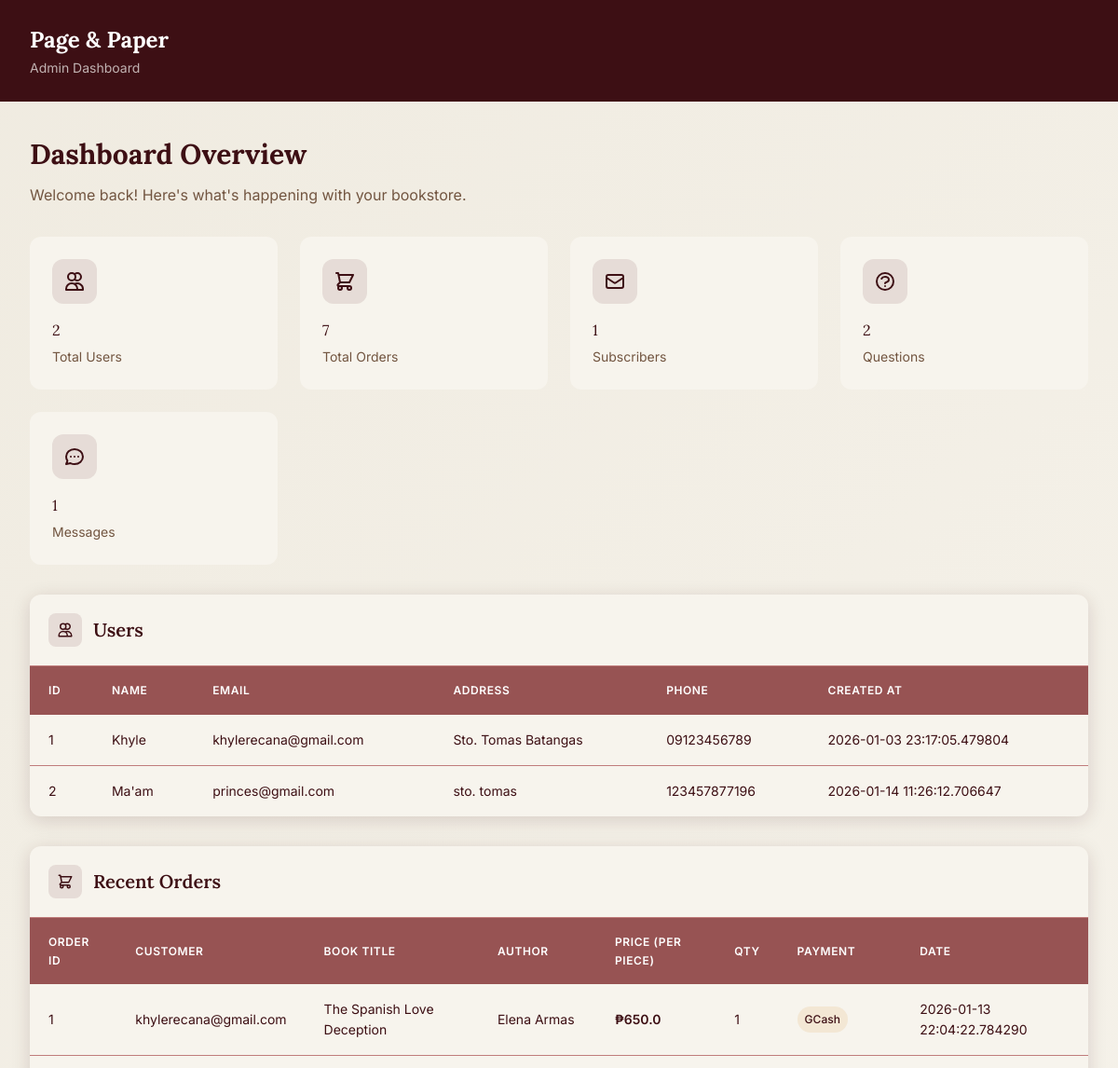
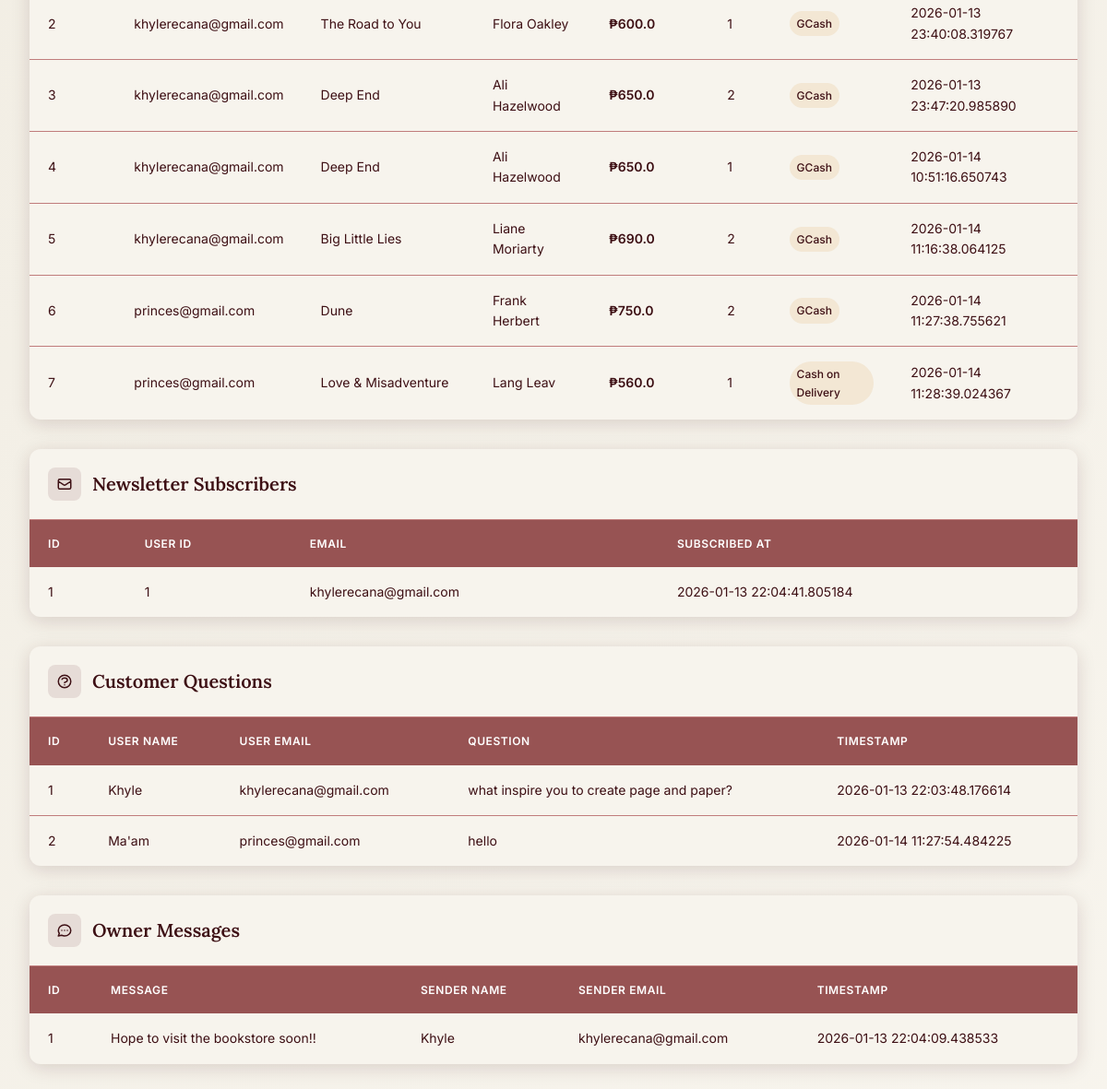
The page /admin on the database its author committed (2 pictures, top to bottom).
### tables this page shows
CREATE TABLE users (
            id INTEGER PRIMARY KEY AUTOINCREMENT,
            name TEXT NOT NULL,
            email TEXT UNIQUE NOT NULL,
            password TEXT NOT NULL,
            profile_image TEXT,
            address TEXT,
            phone TEXT,
            preferences TEXT,  -- JSON string
            genres TEXT,       -- JSON string
            created_at TEXT NOT NULL
        );

CREATE TABLE orders (
            order_id INTEGER PRIMARY KEY AUTOINCREMENT,
            user_id INTEGER NOT NULL,
            user_email TEXT NOT NULL,
            title TEXT NOT NULL,
            author TEXT NOT NULL,
            price REAL NOT NULL,
            quantity INTEGER NOT NULL,
            payment TEXT NOT NULL,
            image TEXT,
            timestamp TEXT NOT NULL,
            FOREIGN KEY (user_id) REFERENCES users (id)
        );

CREATE TABLE subscribers (
            id INTEGER PRIMARY KEY AUTOINCREMENT,
            email TEXT UNIQUE NOT NULL,
            subscribed_at TEXT NOT NULL
        );

CREATE TABLE questions (
            id INTEGER PRIMARY KEY AUTOINCREMENT,
            question TEXT NOT NULL,
            timestamp TEXT NOT NULL
        , user_id INTEGER);

CREATE TABLE messages (
            id INTEGER PRIMARY KEY AUTOINCREMENT,
            message TEXT NOT NULL,
            sender_name TEXT,
            sender_email TEXT,
            timestamp TEXT NOT NULL
        );

### app.py (the view)
@app.route('/admin')
def admin():
    conn = get_db_connection()
    users = conn.execute('SELECT * FROM users').fetchall()
    orders = conn.execute('SELECT * FROM orders').fetchall()
    subscribers = conn.execute('SELECT * FROM subscribers').fetchall()
    questions = conn.execute('SELECT * FROM questions').fetchall()
    messages = conn.execute('SELECT * FROM messages').fetchall()
    conn.close()
    email_to_id = {user['email']: user['id'] for user in users}
    user_id_to_info = {user['id']: {'name': user['name'], 'email': user['email']} for user in users}
    subscribers_list = []
    for sub in subscribers:
        sub_dict = dict(sub)
        sub_dict['user_id'] = email_to_id.get(sub['email'], 'N/A')
        subscribers_list.append(sub_dict)
    questions_list = []
    for q in questions:
        q_dict = dict(q)
        user_info = user_id_to_info.get(q_dict['user_id'])
        if user_info:
            q_dict['user_name'] = user_info['name']
            q_dict['user_email'] = user_info['email']
        else:
            q_dict['user_name'] = 'Unknown'
            q_dict['user_email'] = 'N/A'
        questions_list.append(q_dict)
    return render_template('admin.html',
                         users=[dict(row) for row in users],
                         orders=[dict(row) for row in orders],
                         subscribers=subscribers_list,
                         questions=questions_list,
                         messages=[dict(row) for row in messages])

### templates/admin.html (shortened to what this page needs)
<!DOCTYPE html>
<html lang="en">
<head>
</head>
<body>
    <header class="header">
        <div class="header-content">
            <div>
                <h1 class="header-title">Page & Paper</h1>
                <p class="header-subtitle">Admin Dashboard</p>
            </div>
        </div>
    </header>
    <div class="container">
        <h1 class="page-title animate-in">Dashboard Overview</h1>
        <p class="page-subtitle animate-in delay-1">Welcome back! Here's what's happening with your bookstore.</p>
        <div class="stats">
            <div class="stat-card animate-in delay-1">
                <div class="stat-header">
                    <div class="stat-icon">
                        <svg xmlns="http://www.w3.org/2000/svg" fill="none" viewBox="0 0 24 24" stroke="currentColor" stroke-width="2">
                            <path stroke-linecap="round" stroke-linejoin="round" d="M12 4.354a4 4 0 110 5.292M15 21H3v-1a6 6 0 0112 0v1zm0 0h6v-1a6 6 0 00-9-5.197M13 7a4 4 0 11-8 0 4 4 0 018 0z" />
                        </svg>
                    </div>
                </div>
                <div class="stat-value">{{ users|length }}</div>
                <div class="stat-label">Total Users</div>
            </div>
            <div class="stat-card animate-in delay-2">
                <div class="stat-header">
                    <div class="stat-icon">
                    </div>
                </div>
                <div class="stat-value">{{ orders|length }}</div>
                <div class="stat-label">Total Orders</div>
            </div>
            <div class="stat-card animate-in delay-3">
                <div class="stat-header">
                    <div class="stat-icon">
                        <svg xmlns="http://www.w3.org/2000/svg" fill="none" viewBox="0 0 24 24" stroke="currentColor" stroke-width="2">
                            <path stroke-linecap="round" stroke-linejoin="round" d="M3 8l7.89 5.26a2 2 0 002.22 0L21 8M5 19h14a2 2 0 002-2V7a2 2 0 00-2-2H5a2 2 0 00-2 2v10a2 2 0 002 2z" />
                        </svg>
                    </div>
                </div>
                <div class="stat-value">{{ subscribers|length }}</div>
                <div class="stat-label">Subscribers</div>
            </div>
            <div class="stat-card animate-in delay-4">
                <div class="stat-header">
                    <div class="stat-icon">
                    </div>
                </div>
                <div class="stat-value">{{ questions|length }}</div>
                <div class="stat-label">Questions</div>
            </div>
            <div class="stat-card animate-in delay-5">
                <div class="stat-header">
                    <div class="stat-icon">
                    </div>
                </div>
                <div class="stat-value">{{ messages|length }}</div>
                <div class="stat-label">Messages</div>
            </div>
        </div>
        <div class="section animate-in delay-5">
            <div class="section-header">
                <div class="section-title-wrapper">
                    <div class="section-icon">
                        <svg xmlns="http://www.w3.org/2000/svg" fill="none" viewBox="0 0 24 24" stroke="currentColor" stroke-width="2">
                            <path stroke-linecap="round" stroke-linejoin="round" d="M12 4.354a4 4 0 110 5.292M15 21H3v-1a6 6 0 0112 0v1zm0 0h6v-1a6 6 0 00-9-5.197M13 7a4 4 0 11-8 0 4 4 0 018 0z" />
                        </svg>
                    </div>
                    <h2>Users</h2>
                </div>
            </div>
            <table>
                <thead>
                    <tr>
                        <th>ID</th>
                        <th>Name</th>
                        <th>Email</th>
                        <th>Address</th>
                        <th>Phone</th>
                        <th>Created At</th>
                    </tr>
                </thead>
                <tbody>
                    {% for user in users %}
                    <tr>
                        <td>{{ user.id }}</td>
                        <td>{{ user.name }}</td>
                        <td>{{ user.email }}</td>
                        <td>{{ user.address or 'N/A' }}</td>
                        <td>{{ user.phone or 'N/A' }}</td>
                        <td>{{ user.created_at }}</td>
                    </tr>
                    {% endfor %}
                </tbody>
            </table>
        </div>
        <div class="section animate-in delay-6">
            <div class="section-header">
                <div class="section-title-wrapper">
                    <div class="section-icon">
                    </div>
                    <h2>Recent Orders</h2>
                </div>
            </div>
            <table>
                <thead>
                    <tr>
                        <th>Order ID</th>
                        <th>Customer</th>
                        <th>Book Title</th>
                        <th>Author</th>
                        <th>Price (per piece)</th>
                        <th>Qty</th>
                        <th>Payment</th>
                        <th>Date</th>
                    </tr>
                </thead>
                <tbody>
                    {% for order in orders %}
                    <tr>
                        <td>{{ order.order_id }}</td>
                        <td>{{ order.user_email }}</td>
                        <td>{{ order.title }}</td>
                        <td>{{ order.author }}</td>
                        <td><span class="price">₱{{ order.price }}</span></td>
                        <td>{{ order.quantity }}</td>
                        <td><span class="badge">{{ order.payment }}</span></td>
                        <td>{{ order.timestamp }}</td>
                    </tr>
                    {% endfor %}
                </tbody>
            </table>
        </div>
        <div class="section animate-in delay-7">
            <div class="section-header">
                <div class="section-title-wrapper">
                    <div class="section-icon">
                        <svg xmlns="http://www.w3.org/2000/svg" fill="none" viewBox="0 0 24 24" stroke="currentColor" stroke-width="2">
                            <path stroke-linecap="round" stroke-linejoin="round" d="M3 8l7.89 5.26a2 2 0 002.22 0L21 8M5 19h14a2 2 0 002-2V7a2 2 0 00-2-2H5a2 2 0 00-2 2v10a2 2 0 002 2z" />
                        </svg>
                    </div>
                    <h2>Newsletter Subscribers</h2>
                </div>
            </div>
            <table>
                <thead>
                    <tr>
                        <th>ID</th>
                        <th>User ID</th>
                        <th>Email</th>
                        <th>Subscribed At</th>
                    </tr>
                </thead>
                <tbody>
                    {% for sub in subscribers %}
                    <tr>
                        <td>{{ sub.id }}</td>
                        <td>{{ sub.user_id or 'Guest' }}</td>
                        <td>{{ sub.email }}</td>
                        <td>{{ sub.subscribed_at }}</td>
                    </tr>
                    {% endfor %}
                </tbody>
            </table>
        </div>
        <div class="section animate-in delay-8">
            <div class="section-header">
                <div class="section-title-wrapper">
                    <div class="section-icon">
                    </div>
                    <h2>Customer Questions</h2>
                </div>
            </div>
            <table>
                <thead>
                    <tr>
                        <th>ID</th>
                        <th>User Name</th>
                        <th>User Email</th>
                        <th>Question</th>
                        <th>Timestamp</th>
                    </tr>
                </thead>
                <tbody>
                    {% for q in questions %}
                    <tr>
                        <td>{{ q.id }}</td>
                        <td>{{ q.user_name }}</td>
                        <td>{{ q.user_email }}</td>
                        <td>{{ q.question }}</td>
                        <td>{{ q.timestamp }}</td>
                    </tr>
                    {% endfor %}
                </tbody>
            </table>
        </div>
        <div class="section animate-in delay-9">
            <div class="section-header">
                <div class="section-title-wrapper">
                    <div class="section-icon">
                    </div>
                    <h2>Owner Messages</h2>
                </div>
            </div>
            <table>
                <thead>
                    <tr>
                        <th>ID</th>
                        <th>Message</th>
                        <th>Sender Name</th>
                        <th>Sender Email</th>
                        <th>Timestamp</th>
                    </tr>
                </thead>
                <tbody>
                    {% for msg in messages %}
                    <tr>
                        <td>{{ msg.id }}</td>
                        <td>{{ msg.message }}</td>
                        <td>{{ msg.sender_name or 'Anonymous' }}</td>
                        <td>{{ msg.sender_email or 'N/A' }}</td>
                        <td>{{ msg.timestamp }}</td>
                    </tr>
                    {% endfor %}
                </tbody>
            </table>
        </div>
    </div>
</body>
</html>

### rows shown on the page
users: id "1", name "Khyle", email "khylerecana@gmail.com", address "Sto. Tomas Batangas", phone "09123456789", created_at "2026-01-03 23:17:05.479804", user_name "Khyle", user_email "khylerecana@gmail.com"
users: id "2", name "Ma'am", email "princes@gmail.com", address "sto. tomas", phone "123457877196", created_at "2026-01-14 11:26:12.706647", user_name "Ma'am", user_email "princes@gmail.com"
orders: order_id "1", user_email "khylerecana@gmail.com", title "The Spanish Love Deception", author "Elena Armas", price "650.0", quantity "1", payment "GCash", timestamp "2026-01-13 22:04:22.784290"
orders: order_id "2", user_email "khylerecana@gmail.com", title "The Road to You", author "Flora Oakley", price "600.0", quantity "1", payment "GCash", timestamp "2026-01-13 23:40:08.319767"
orders: order_id "3", user_email "khylerecana@gmail.com", title "Deep End", author "Ali Hazelwood", price "650.0", quantity "2", payment "GCash", timestamp "2026-01-13 23:47:20.985890"
orders: order_id "4", user_email "khylerecana@gmail.com", title "Deep End", author "Ali Hazelwood", price "650.0", quantity "1", payment "GCash", timestamp "2026-01-14 10:51:16.650743"
orders: order_id "5", user_email "khylerecana@gmail.com", title "Big Little Lies", author "Liane Moriarty", price "690.0", quantity "2", payment "GCash", timestamp "2026-01-14 11:16:38.064125"
orders: order_id "6", user_email "princes@gmail.com", title "Dune", author "Frank Herbert", price "750.0", quantity "2", payment "GCash", timestamp "2026-01-14 11:27:38.755621"
orders: order_id "7", user_email "princes@gmail.com", title "Love & Misadventure", author "Lang Leav", price "560.0", quantity "1", payment "Cash on Delivery", timestamp "2026-01-14 11:28:39.024367"
subscribers: id "1", email "khylerecana@gmail.com", subscribed_at "2026-01-13 22:04:41.805184"
questions: question "what inspire you to create page and paper?", timestamp "2026-01-13 22:03:48.176614"
questions: question "hello", timestamp "2026-01-14 11:27:54.484225"
messages: id "1", message "Hope to visit the bookstore soon!!", sender_name "Khyle", sender_email "khylerecana@gmail.com", timestamp "2026-01-13 22:04:09.438533"

### other values the page prints
{{ users|length }} "2"
{{ orders|length }} "7"
{{ subscribers|length }} "1"
{{ questions|length }} "2"
{{ messages|length }} "1"
{{ q.id }} "1" "2"
